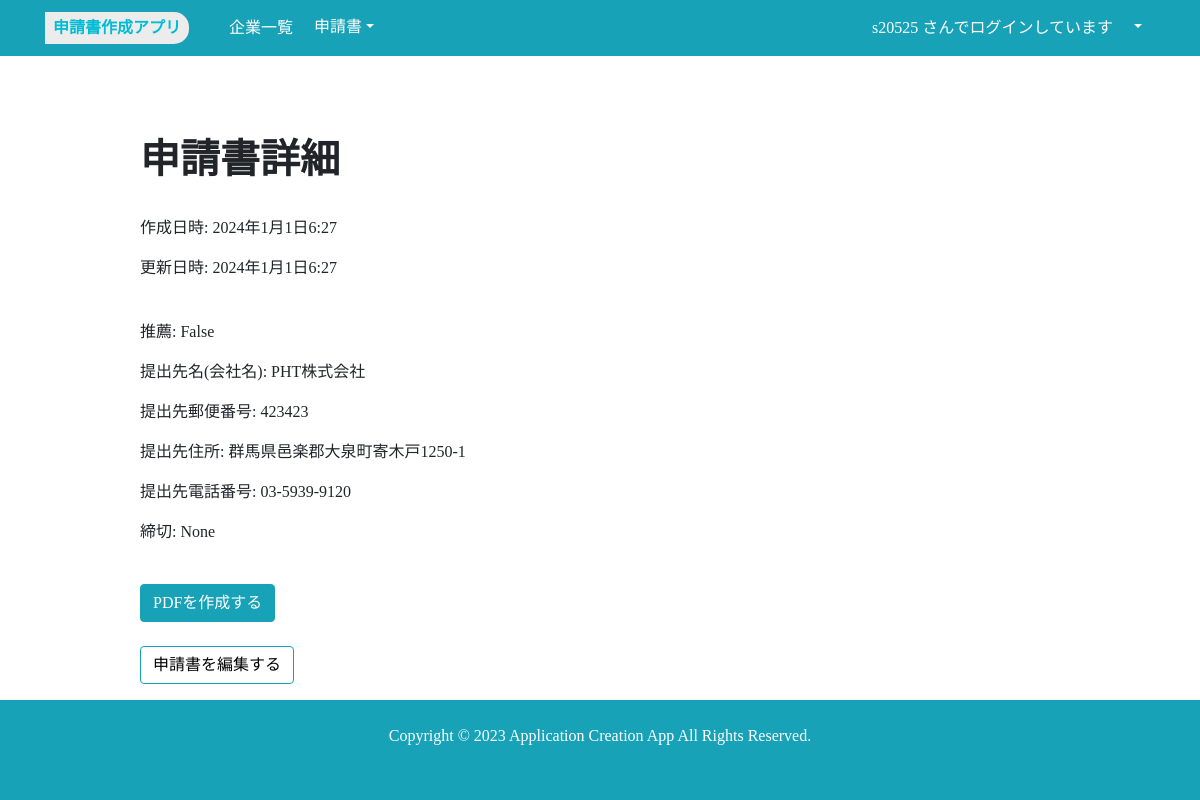
The page /application_detail/1/ (signed in) on the database its author committed.
### application/models.py (models this page shows, shortened)
class Application(models.Model):
    user = models.ForeignKey(User, on_delete=models.CASCADE, null=True, blank=True)
    company = models.OneToOneField(Company, on_delete=models.CASCADE, null = True, blank = True)
    created_at = models.DateTimeField('登録日時', auto_now_add=True)
    updated_at = models.DateTimeField('更新日時', auto_now=True)
    qualified = models.BooleanField(verbose_name='推薦')
    submit_company = models.CharField(max_length=100, verbose_name='提出先名(会社名)')
    submit_address_number = models.CharField(max_length=100, verbose_name='提出先郵便番号')
    submit_address = models.CharField(max_length=100, verbose_name='提出先住所')
    submit_tel = models.CharField(max_length=100, verbose_name='提出先電話番号')
    student_condition_date = models.DateField(verbose_name='学生部条件解除日', null=True, blank=True)
    edicational_condition = models.BooleanField(verbose_name='教務部条件', null=True, blank=True)
    edicational_condition_date = models.DateField(verbose_name='教務部条件解除日', null=True, blank=True)
    procedure_pay = models.BooleanField(verbose_name='認定試験料支払い', null=True, blank=True)
    procedure_contract = models.BooleanField(verbose_name='誓約書提出', null=True, blank=True)
    deadline = models.DateField(verbose_name='企業への提出期日', null=True, blank=True)
    graduation_certificate = models.IntegerField(verbose_name='卒業・修了証明書', null=True, blank=True)
    expected_graduation_certificate = models.IntegerField(verbose_name='卒業・修了(見込)証明書', null=True, blank=True)
    transcript_main = models.IntegerField(verbose_name='成績証明書(本科)', null=True, blank=True)
    transcript_major = models.IntegerField(verbose_name='成績証明書(専攻科)', null=True, blank=True)
    health_form = models.IntegerField(verbose_name='健康診断票写', null=True, blank=True)
    recommendation_president = models.IntegerField(verbose_name='推薦書(学校長)', null=True, blank=True)
    recommendation_department = models.IntegerField(verbose_name='推薦書(学科長)', null=True, blank=True)
    survey = models.IntegerField(verbose_name='健康診断票写', null=True, blank=True)
    unit_certificate = models.IntegerField(verbose_name='単位取得証明書', null=True, blank=True)
    syllabus = models.IntegerField(verbose_name='シラバス', null=True, blank=True)

### application/views.py (the view)
# urls.py: path('application_detail/<int:pk>/', views.application_detail, name='application_detail'),
@login_required
def application_detail(request, pk):
    application = get_object_or_404(Application, pk=pk)
    user = request.user
    if application.user != request.user:
        return redirect('application_list')  # ログインユーザーと申請のユーザーが一致しない場合はリダイレクト
    context = {
        'user': user,
        'application': application,
    }
    return render(request, 'application_detail.html', context)

### application/templates/application_detail.html (shortened to what this page needs)
{% extends 'base.html' %}
{% block content %}
<div class ='main'>
  <div class = 'container'>
    <h1 style = 'font-weight: bold;'>申請書詳細</h1><br>
    <p>作成日時: {{ application.created_at }}</p>
    <p>更新日時: {{ application.updated_at }}</p>
    <br>
    <p>推薦: {{ application.qualified }}</p>
    <p>提出先名(会社名): {{ application.submit_company }}</p>
    <p>提出先郵便番号: {{ application.submit_address_number }}</p>
    <p>提出先住所: {{ application.submit_address }}</p>
    <p>提出先電話番号: {{ application.submit_tel }}</p>
    <p>締切: {{ application.deadline }}</p>
    <br>
    <form method="post" action="{% url 'generate_pdf' pk=application.pk %}">
      <button class = 'btn btn-info' type="submit">PDFを作成する</button>
    </form>
    <br>
    <a href="{% url 'edit_application' pk=application.pk %}" class="btn btn-outline-info">申請書を編集する</a>
  </div>
</div>
{% endblock %}

### application/templates/base.html (shortened to what this page needs)
{% load static %}
<!DOCTYPE html>
<html lang="jp">
<head>
    <link href="https://cdn.jsdelivr.net/npm/bootstrap@5.3.0/dist/css/bootstrap.min.css" rel="stylesheet">
    <link rel="stylesheet" href="{% static 'css/bootstrap.min.css' %}">
    <link rel="stylesheet" href="{% static 'css/account.css' %}" />
</head>
<body>
    <nav class="navbar navbar navbar-expand-lg navbar-dark bg-info ">
        <div class="container">
          <a href="/" class="square_btn" style = 'font-weight:bold; color: #00BCD4;'>申請書作成アプリ</a>
          <div class="collapse navbar-collapse" id="navbarSupportedContent">
            <ul class="navbar-nav mr-auto">
            <li class="nav-item active">
                <a class="nav-link" href="{% url 'company' %}">企業一覧</a>
            </li>
            <div class="dropdown">
              <button class="btn btn-info dropdown-toggle" type="button" data-bs-toggle="dropdown" aria-expanded="false">申請書</button>
            </div>
            </ul>
            <ul class="navbar-nav">
                <li class="nav-item active">
                <a class="nav-link" href="{% url 'information' %}">
                    {{ user.username }} さんでログインしています</a>
                </li>
                <div class="dropdown">
                <button class="btn btn-info dropdown-toggle" type="button" data-bs-toggle="dropdown" aria-expanded="false"></button>
                </div>
            </ul>
              </div>
        </div>
      </nav>
    <div class='wrapper'>
        <div class='container'>
            {% block content %}
            {% endblock content %}
        </div>
    </div>
    {% block footer %}
    <div id="footer">
        <footer class="footer bg-info"><br class="br-pc">
            <p class="text-center ">Copyright &copy; 2023 Application Creation App All Rights Reserved.
            </p>
        </footer>
    </div>
    {% endblock footer %}
</body>
</html>

### application/static/css/account.css (style rules this page uses)
body { font-family: "Avenir Next"; margin: 0; position: relative; height: auto !important; width: 100%; height: 100%; min-height: 100%; }
li { list-style: none; }
.main { padding: 80px 80px; }
a:link { color: #000000; }
.footer { background-color: #162463; color: #fff; height: 100px; width: 100%; position: absolute; bottom: 0; }

### application/templates/base.html (style rules this page uses)
.square_btn { position: relative; display: inline-block; font-weight: 900; padding: 0.25em 0.5em; text-decoration: none; color: #00BCD4; background: #ECECEC; border-radius: 0 15px 15px 0; }
body, html { height: 100%; }
#footer { position: fixed; bottom: 0; width: 100%; height: 60px; background-color: #f5f5f5; }

### rows shown on the page
Application: created_at "2024年1月1日6:27", updated_at "2024年1月1日6:27", qualified "False", submit_company "PHT株式会社", submit_address_number "423423", submit_address "群馬県邑楽郡大泉町寄木戸1250-1", submit_tel "03-5939-9120", deadline "None"

### other values the page prints
{{ user.username }} "s20525"
